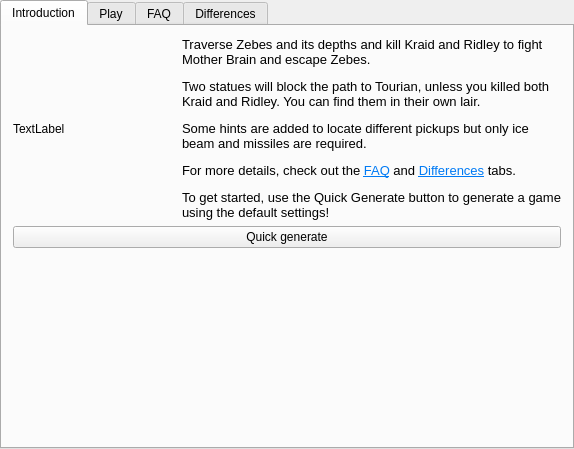
<?xml version="1.0" encoding="UTF-8"?>
<ui version="4.0">
 <class>MetroidGameTabWidget</class>
 <widget class="QTabWidget" name="MetroidGameTabWidget">
  <property name="geometry">
   <rect>
    <x>0</x>
    <y>0</y>
    <width>574</width>
    <height>449</height>
   </rect>
  </property>
  <property name="currentIndex">
   <number>0</number>
  </property>
  <widget class="QWidget" name="tab_intro">
   <attribute name="title">
    <string>Introduction</string>
   </attribute>
   <layout class="QVBoxLayout" name="intro_layout">
    <item>
     <layout class="QHBoxLayout" name="intro_cover_layout">
      <item>
       <widget class="QLabel" name="game_cover_label">
        <property name="text">
         <string>TextLabel</string>
        </property>
       </widget>
      </item>
      <item>
       <widget class="QLabel" name="intro_label">
        <property name="text">
         <string>&lt;!DOCTYPE HTML PUBLIC &quot;-//W3C//DTD HTML 4.0//EN&quot; &quot;http://www.w3.org/TR/REC-html40/strict.dtd&quot;&gt;
&lt;html&gt;&lt;head&gt;&lt;meta name=&quot;qrichtext&quot; content=&quot;1&quot; /&gt;&lt;meta charset=&quot;utf-8&quot; /&gt;&lt;style type=&quot;text/css&quot;&gt;
p, li { white-space: pre-wrap; }
&lt;/style&gt;&lt;/head&gt;&lt;body style=&quot; font-family:'Segoe UI'; font-size:10pt; font-weight:400; font-style:normal;&quot;&gt;
&lt;p style=&quot; margin-top:12px; margin-bottom:12px; margin-left:0px; margin-right:0px; -qt-block-indent:0; text-indent:0px;&quot;&gt;Traverse Zebes and its depths and kill Kraid and Ridley to fight Mother Brain and escape Zebes.&lt;/p&gt;
&lt;p style=&quot; margin-top:12px; margin-bottom:12px; margin-left:0px; margin-right:0px; -qt-block-indent:0; text-indent:0px;&quot;&gt;Two statues will block the path to Tourian, unless you killed both Kraid and Ridley. You can find them in their own lair.&lt;/p&gt;
&lt;p style=&quot; margin-top:12px; margin-bottom:12px; margin-left:0px; margin-right:0px; -qt-block-indent:0; text-indent:0px;&quot;&gt;Some hints are added to locate different pickups but only ice beam and missiles are required.&lt;/p&gt;
&lt;p style=&quot; margin-top:12px; margin-bottom:12px; margin-left:0px; margin-right:0px; -qt-block-indent:0; text-indent:0px;&quot;&gt;For more details, check out the &lt;a href=&quot;tab://FAQ&quot;&gt;&lt;span style=&quot; text-decoration: underline; color:#007af4;&quot;&gt;FAQ&lt;/span&gt;&lt;/a&gt; and &lt;a href=&quot;tab://Differences&quot;&gt;&lt;span style=&quot; text-decoration: underline; color:#007af4;&quot;&gt;Differences&lt;/span&gt;&lt;/a&gt; tabs.&lt;/p&gt;
&lt;p style=&quot; margin-top:12px; margin-bottom:12px; margin-left:0px; margin-right:0px; -qt-block-indent:0; text-indent:0px;&quot;&gt;To get started, use the Quick Generate button to generate a game using the default settings!&lt;/p&gt;&lt;/body&gt;&lt;/html&gt;</string>
        </property>
        <property name="wordWrap">
         <bool>true</bool>
        </property>
       </widget>
      </item>
     </layout>
    </item>
    <item>
     <widget class="QPushButton" name="quick_generate_button">
      <property name="text">
       <string>Quick generate</string>
      </property>
     </widget>
    </item>
    <item>
     <spacer name="intro_spacer">
      <property name="orientation">
       <enum>Qt::Vertical</enum>
      </property>
      <property name="sizeHint" stdset="0">
       <size>
        <width>20</width>
        <height>40</height>
       </size>
      </property>
     </spacer>
    </item>
   </layout>
  </widget>
  <widget class="GenerateGameWidget" name="tab_generate_game">
   <attribute name="title">
    <string>Play</string>
   </attribute>
  </widget>
  <widget class="QWidget" name="faq_tab">
   <attribute name="title">
    <string>FAQ</string>
   </attribute>
   <layout class="QGridLayout" name="faq_layout">
    <property name="leftMargin">
     <number>0</number>
    </property>
    <property name="topMargin">
     <number>0</number>
    </property>
    <property name="rightMargin">
     <number>0</number>
    </property>
    <property name="bottomMargin">
     <number>0</number>
    </property>
    <item row="0" column="0">
     <widget class="QScrollArea" name="faq_scroll_area">
      <property name="widgetResizable">
       <bool>true</bool>
      </property>
      <widget class="QWidget" name="faq_scroll_area_contents">
       <property name="geometry">
        <rect>
         <x>0</x>
         <y>0</y>
         <width>568</width>
         <height>416</height>
        </rect>
       </property>
       <layout class="QGridLayout" name="faq_scroll_layout">
        <item row="0" column="0">
         <widget class="QLabel" name="faq_label">
          <property name="text">
           <string># updated from code</string>
          </property>
          <property name="alignment">
           <set>Qt::AlignLeading|Qt::AlignLeft|Qt::AlignTop</set>
          </property>
          <property name="wordWrap">
           <bool>true</bool>
          </property>
         </widget>
        </item>
       </layout>
      </widget>
     </widget>
    </item>
   </layout>
  </widget>
  <widget class="QWidget" name="differences_tab">
   <attribute name="title">
    <string>Differences</string>
   </attribute>
   <layout class="QVBoxLayout" name="verticalLayout_2">
    <item>
     <widget class="QScrollArea" name="differences_scroll_area">
      <property name="widgetResizable">
       <bool>true</bool>
      </property>
      <widget class="QWidget" name="differences_scroll_contents">
       <property name="geometry">
        <rect>
         <x>0</x>
         <y>0</y>
         <width>550</width>
         <height>398</height>
        </rect>
       </property>
       <layout class="QVBoxLayout" name="verticalLayout">
        <item>
         <widget class="QLabel" name="differences_label">
          <property name="text">
           <string>&lt;html&gt;&lt;head/&gt;&lt;body&gt;&lt;p&gt;Randovania makes some changes to the original game in order to improve the game experience or to simply fix bugs in the original game.&lt;br/&gt;Many changes are optional and can be disabled in the options Randovania provides, but the following are &lt;span style=&quot; font-weight:600;&quot;&gt;always&lt;/span&gt; there:&lt;/p&gt;&lt;ul style=&quot;margin-top: 0px; margin-bottom: 0px; margin-left: 0px; margin-right: 0px; -qt-list-indent: 1;&quot;&gt;&lt;li style=&quot; margin-top:12px; margin-bottom:12px; margin-left:0px; margin-right:0px; -qt-block-indent:0; text-indent:0px;&quot;&gt;Only Zebeth planet is available since we are randomizing original Metroid.&lt;/li&gt;&lt;/ul&gt;&lt;p&gt;&lt;br/&gt;&lt;/p&gt;&lt;p&gt;&lt;br/&gt;&lt;/p&gt;&lt;p&gt;&lt;br/&gt;&lt;/p&gt;&lt;p&gt;&lt;br/&gt;&lt;/p&gt;&lt;p&gt;&lt;br/&gt;&lt;/p&gt;&lt;/body&gt;&lt;/html&gt;</string>
          </property>
          <property name="alignment">
           <set>Qt::AlignLeading|Qt::AlignLeft|Qt::AlignVCenter</set>
          </property>
          <property name="wordWrap">
           <bool>true</bool>
          </property>
         </widget>
        </item>
       </layout>
      </widget>
     </widget>
    </item>
   </layout>
  </widget>
 </widget>
 <layoutdefault spacing="6" margin="11"/>
 <customwidgets>
  <customwidget>
   <class>GenerateGameWidget</class>
   <extends>QWidget</extends>
   <header location="global">randovania/gui/widgets/generate_game_widget.h</header>
   <container>1</container>
  </customwidget>
 </customwidgets>
 <resources/>
 <connections/>
</ui>
